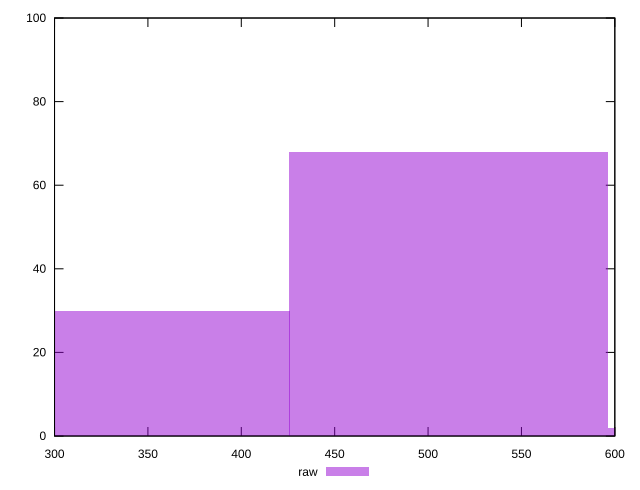

Recreate this plot in gnuplot.
reset

$raw <<EOF
510.97638389947707 68
340.6509225996514 30
681.3018451993028 2
EOF

set key outside below
set boxwidth 170.3254612998257
set xrange [300:600]
set yrange [0:100]
set trange [0:100]
set style fill transparent solid 0.5 noborder
set terminal svg size 640, 490 enhanced background rgb 'white'
set output "report_00026_2021-02-22T21:38:55.199Z/uses-webp-images/samples/pages+cached/raw/histogram.svg"

plot $raw title "raw" with boxes

reset
